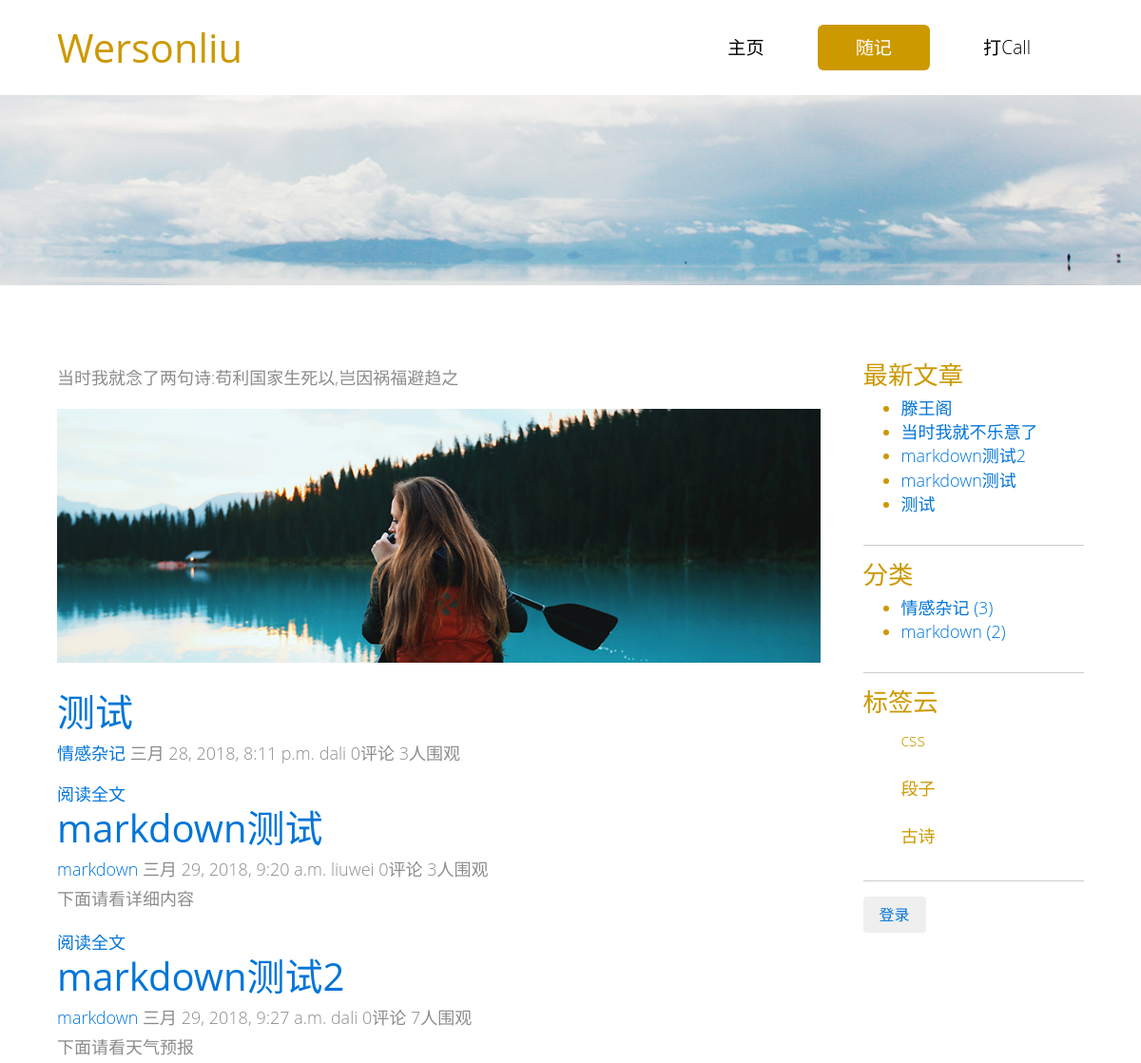
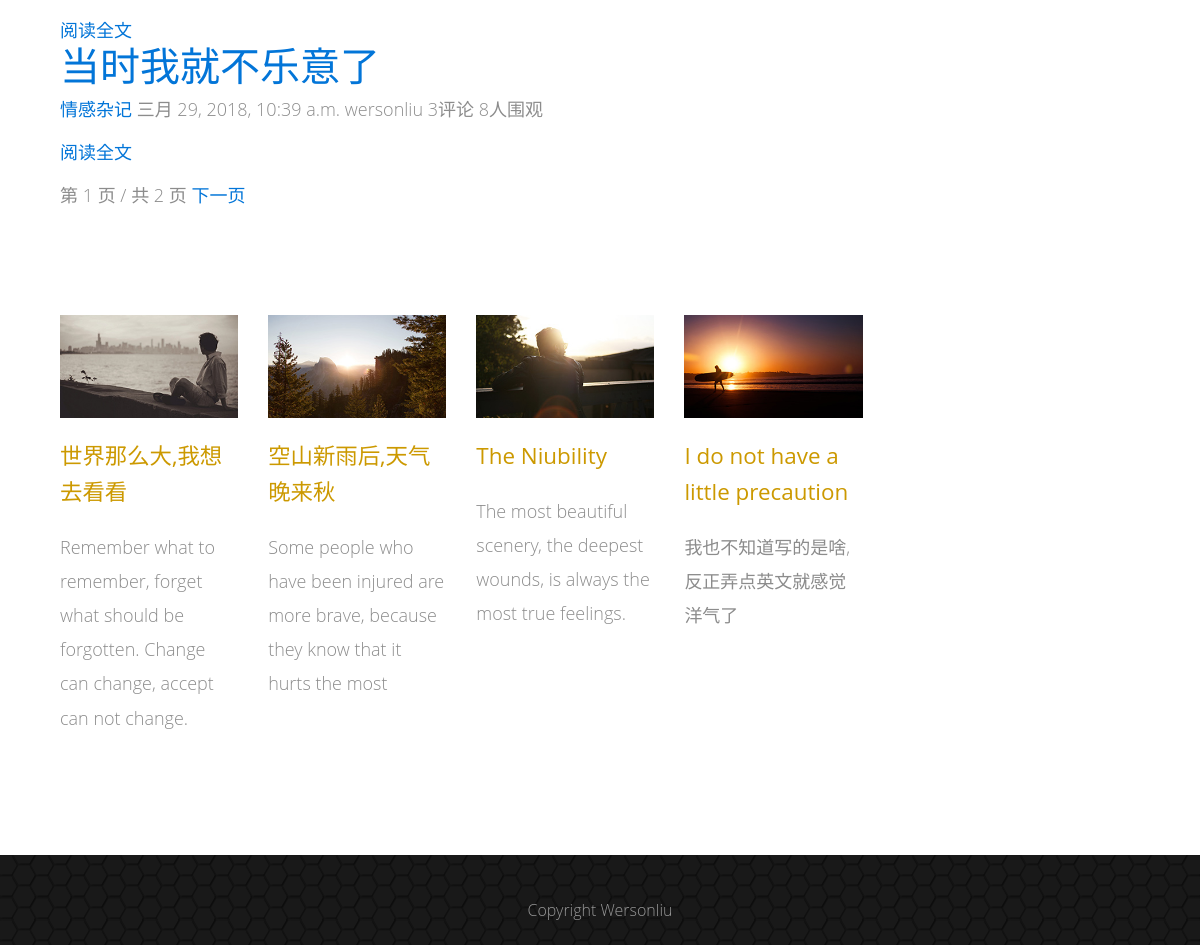
Screenshot of /blog/ with the database file from the repository (2 pictures, top to bottom).
### blog/models.py (models this page shows, shortened)
@python_2_unicode_compatible
class Post(models.Model):
    title = models.CharField(max_length=70, verbose_name=u"标题")
    body = models.TextField(verbose_name=u"正文")
    created_time = models.DateTimeField(verbose_name=u"创建时间")
    modified_time = models.DateTimeField(verbose_name=u"修改时间")
    excerpt = models.CharField(max_length=200, blank=True, verbose_name=u"摘要")
    category = models.ForeignKey(Category, verbose_name=u"分类")
    tags = models.ManyToManyField(Tag, verbose_name=u"标签")
    author = models.ForeignKey(User, verbose_name=u"作者")
    views = models.PositiveIntegerField(default=0)
    class Meta:
        verbose_name = u"文章信息"
        verbose_name_plural = verbose_name
    def get_absolute_url(self):
        return reverse('blog:detail', kwargs={'pk': self.pk})

@python_2_unicode_compatible
class Category(models.Model):
    name = models.CharField(max_length=100, verbose_name=u"分类")

@python_2_unicode_compatible
class Tag(models.Model):
    name = models.CharField(max_length=100, verbose_name=u"标签")

### blog/views.py (the view)
# urls.py: url(r'^blog/$', IndexView.as_view(), name='blog_list'),
class IndexView(ListView):
    model = Post
    template_name = 'blog.html'
    context_object_name = 'post_list'
    paginate_by = 4

### blog/templatetags/blog_tags.py (called while the page is built)
@register.simple_tag
def get_recent_post(nums=5):
    return Post.objects.all().order_by('-created_time')[:nums]

@register.simple_tag
def fen_lei():
    return Category.objects.annotate(num_posts=Count('post')).filter(num_posts__gt=0)

@register.simple_tag
def get_tags():
    return Tag.objects.annotate(num_posts=Count('post')).filter(num_posts__gt=0)

### templates/blog.html (shortened to what this page needs)
{% load staticfiles %}
{% load blog_tags %}
<!DOCTYPE html>
<html>
<head>
    <link rel="stylesheet" href="{% static 'css/bootstrap.min.css' %}">
    <link rel="stylesheet" href="{% static 'css/templatemo-style.css' %}">
</head>
<body>
<div class="tm-header">
    <div class="container-fluid">
        <div class="tm-header-inner">
            <a href="#" class="navbar-brand tm-site-name">Wersonliu</a>
            <nav class="navbar tm-main-nav">
                <div class="collapse navbar-toggleable-sm" id="tmNavbar">
                    <ul class="nav navbar-nav">
                        <li class="nav-item">
                            <a href="{% url 'blog:index' %}" class="nav-link">主页</a>
                        </li>
                        <li class="nav-item active">
                            <a href="{% url 'blog:blog_list' %}" class="nav-link">随记</a>
                        </li>
                        <li class="nav-item">
                            <a href="{% url 'blog:message' %}" class="nav-link">打Call</a>
                        </li>
                    </ul>
                </div>
            </nav>
        </div>
    </div>
</div>
<div class="tm-blog-img-container">
</div>
<section class="tm-section">
    <div class="container-fluid">
        <div class="row">
            <div class="col-xs-12 col-sm-12 col-md-8 col-lg-9 col-xl-9">
                <div class="tm-blog-post">
                    <p>当时我就念了两句诗:苟利国家生死以,岂因祸福避趋之</p>
                    <img src="{% static 'img/tm-img-1010x336-1.jpg' %}" alt="Image" class="img-fluid tm-img-post">
                    <div>
                        {% for post in post_list %}
                            <article class="post post-{{ post.pk }}">
                                <header class="entry-header">
                                    <h1 class="entry-title">
                                        <a href="{{ post.get_absolute_url }}">{{ post.title }}</a>
                                    </h1>
                                    <div class="entry-meta">
                                        <span class="post-category"><a href="#">{{ post.category.name }}</a></span>
                                        <span class="post-date"><time class="entry-date"
                                                                      datetime="{{ post.created_time }}">{{ post.created_time }}</time></span>
                                        <span class="post-author">{{ post.author }}</span>
                                        <span class="comments-link">{{ post.comments.count }}评论</span>
                                        <span class="views-count">{{ post.views }}人围观</span>
                                    </div>
                                </header>
                                <div class="entry-content clearfix">
                                    <p>{{ post.excerpt }}</p>
                                    <div class="read-more cl-effect-14">
                                        <a href="{{ post.get_absolute_url }}" class="more-link">阅读全文</a>
                                    </div>
                                </div>
                            </article>
                        {% empty %}
                            <div class="no-post">暂时还没有发布的文章！</div>
                        {% endfor %}
                    </div>
                </div>
                {% if is_paginated %}
                    <div class="pagination">
                        <span class="active">第 {{ page_obj.number }} 页 / 共 {{ paginator.num_pages }} 页</span>
                        {% if page_obj.has_next %}
                            <a href="?page={{ page_obj.next_page_number }}">下一页</a>
                        {% endif %}
                    </div>
                {% endif %}
                <div class="row tm-margin-t-big">
                    <div class="col-xs-12 col-sm-6 col-md-6 col-lg-3 col-xl-3">
                        <div class="tm-content-box">
                            <img src="{% static 'img/tm-img-310x180-1.jpg' %}" alt="Image"
                                 class="tm-margin-b-20 img-fluid">
                            <h4 class="tm-margin-b-20 tm-gold-text">世界那么大,我想去看看</h4>
                            <p class="tm-margin-b-20">Remember what to remember, forget what should be forgotten. Change
                                can change, accept can not change.</p>
                        </div>
                    </div>
                    <div class="col-xs-12 col-sm-6 col-md-6 col-lg-3 col-xl-3">
                        <div class="tm-content-box">
                            <img src="{% static 'img/tm-img-310x180-2.jpg' %}" alt="Image"
                                 class="tm-margin-b-20 img-fluid">
                            <h4 class="tm-margin-b-20 tm-gold-text">空山新雨后,天气晚来秋</h4>
                            <p class="tm-margin-b-20">Some people who have been injured are more brave, because they
                                know that it hurts the most</p>
                        </div>
                    </div>
                    <div class="col-xs-12 col-sm-6 col-md-6 col-lg-3 col-xl-3">
                        <div class="tm-content-box">
                            <img src="{% static 'img/tm-img-310x180-3.jpg' %}" alt="Image"
                                 class="tm-margin-b-20 img-fluid">
                            <h4 class="tm-margin-b-20 tm-gold-text">The Niubility</h4>
                            <p class="tm-margin-b-20">The most beautiful scenery, the deepest wounds, is always the most
                                true
                                feelings.</p>
                        </div>
                    </div>
                    <div class="col-xs-12 col-sm-6 col-md-6 col-lg-3 col-xl-3">
                        <div class="tm-content-box">
                            <img src="{% static 'img/tm-img-310x180-4.jpg' %}" alt="Image"
                                 class="tm-margin-b-20 img-fluid">
                            <h4 class="tm-margin-b-20 tm-gold-text">I do not have a little precaution</h4>
                            <p class="tm-margin-b-20">我也不知道写的是啥,反正弄点英文就感觉洋气了</p>
                        </div>
                    </div>
                </div>
            </div>
            <aside class="col-xs-12 col-sm-12 col-md-4 col-lg-3 col-xl-3 tm-aside-r">
                <div class="tm-aside-container">
                    <div class="tm-gold-text tm-title">
                        <h3 class="widget-title">最新文章</h3>
                        {% get_recent_post as recent_post_list %}
                        <ul>
                            {% for post in recent_post_list %}
                                <li>
                                    <a href="{{ post.get_absolute_url }}">{{ post.title }}</a>
                                </li>
                            {% empty %}
                                暂无文章！
                            {% endfor %}
                        </ul>
                    </div>
                    <hr class="tm-margin-t-small">
                    <div class="tm-gold-text tm-title">
                        <h3 class="widget-title">分类</h3>
                        {% fen_lei as category_list %}
                        <ul>
                            {% for category in category_list %}
                                <li>
                                    <a href="{% url 'blog:category' category.pk %}">{{ category.name }} <span
                                            class="post-count">({{ category.num_posts }})</span></a>
                                </li>
                            {% empty %}
                                暂无分类
                            {% endfor %}
                        </ul>
                    </div>
                    <hr class="tm-margin-t-small">
                    <div class="tm-gold-text tm-title">
                        <h3 class="widget-title">标签云</h3>
                        {% get_tags as get_tag %}
                        <ul>
                            {% for tag in get_tag %}
                                <p>{{ tag.name }}</p>
                            {% empty %}
                                暂无标签
                            {% endfor %}
                        </ul>
                    </div>
                    <hr class="tm-margin-t-small">
                    <a href="{% url 'account:login' %}">
                        <button type="button" class="btn btn-default">登录</button>
                    </a>
                </div>
            </aside>
        </div>
    </div>
</section>
<footer class="tm-footer">
    <div class="container-fluid">
        <div class="row">
            <div class="col-xs-12 tm-copyright-col">
                <p class="tm-copyright-text">Copyright Wersonliu</p>
            </div>
        </div>
    </div>
</footer>
</body>
</html>

### static/css/templatemo-style.css (style rules this page uses)
body { color: #8c8c8c; font-family: 'Open Sans', Helvetica, Arial, sans-serif; font-size: 18px; font-weight: 300; overflow-x: hidden; }
a, button { transition: all 0.3s ease; }
.container-fluid { margin-left: auto; margin-right: auto; max-width: 1390px; overflow-x: hidden; }
@media (max-width: 1390px) { .container-fluid { padding-left: 5%; padding-right: 5%; } }
.tm-header-inner { display: -webkit-flex; display: -ms-flexbox; display: flex; -webkit-align-items: center; -ms-flex-align: center; align-items: center; -webkit-justify-content: space-between; -ms-flex-pack: justify; justify-content: space-between; height: 100px; }
.tm-site-name { color: #cc9900; display: block; font-size: 2.6rem; font-weight: 400; }
.tm-main-nav { font-size: 1.2rem; }
.navbar-nav .nav-link { border-radius: 6px; color: black; padding: 10px 40px; }
.nav-item.active .nav-link, .nav-link:hover, .nav-link:focus { color: white; background-color: #cc9900; }
.tm-gold-text { color: #cc9900; }
.tm-section { padding-top: 80px; padding-bottom: 100px; }
.tm-blog-img-container { background-image: url('../img/tm-blog-img.jpg'); }
.tm-about-img-container, .tm-blog-img-container, .tm-contact-img-container { background-size: auto 200px; background-position: center; background-repeat: no-repeat; height: 200px; }
.tm-title { margin-bottom: 1rem; line-height: 1.4; }
.tm-content-box { max-width: 310px; margin: 0 auto; }
h3 { font-size: 1.65rem; }
h4 { font-size: 1.4rem; line-height: 1.6; }
.tm-copyright-text { text-align: center; }
.tm-margin-b-20 { margin-bottom: 20px; }
.tm-margin-t-big { margin-top: 90px; }
.tm-margin-t-small { margin-top: 30px; }
.tm-footer { color: #c6c6c6; background-color: #191919; background-image: url('../img/classic-pattern-bg.png'); font-size: 1rem; padding-top: 40px; padding-bottom: 20px; }
.tm-copyright-text { color: #999999; margin-bottom: 0; }
hr { border-top: 1px solid #CCCCCC; }
p { line-height: 1.9; }
.tm-img-post { margin-bottom: 30px; }
.tm-aside-r { padding-left: 30px; }

### rows the page displays
Post: title "测试", category.name "情感杂记", created_time "三月 28, 2018, 8:11 p.m.", author "dali", comments.count "0", views "3"
Post: title "markdown测试", category.name "markdown", created_time "三月 29, 2018, 9:20 a.m.", author "liuwei", comments.count "0", views "3", excerpt "下面请看详细内容"
Post: title "markdown测试2", category.name "markdown", created_time "三月 29, 2018, 9:27 a.m.", author "dali", comments.count "0", views "7", excerpt "下面请看天气预报"
Post: title "当时我就不乐意了", category.name "情感杂记", created_time "三月 29, 2018, 10:39 a.m.", author "wersonliu", comments.count "3", views "8"
Post: title "滕王阁"
Category: name "情感杂记", num_posts "3"
Category: name "markdown", num_posts "2"
Tag: name "css"
Tag: name "段子"
Tag: name "古诗"

### other values shown
{{ page_obj.number }} "1"
{{ paginator.num_pages }} "2"
